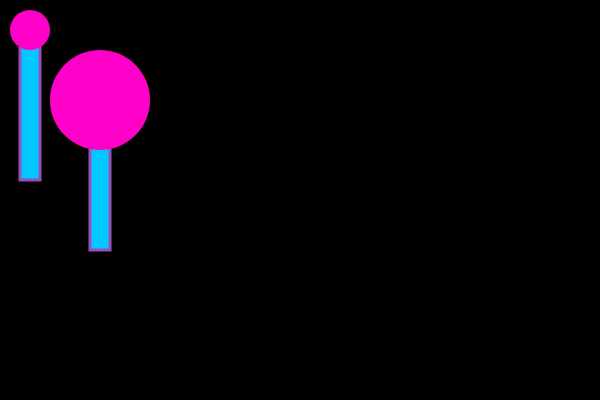
Frame 1 (no input)
Frame 60 (no input): identical to frame 1, image omitted
Frame 120 (the mouse pressed at the canvas centre since frame 60): identical to frame 1, image omitted

The p5.js sketch that drew this single still picture (run headless with seeded random() and noise() and a simulated clock; from frame 60 on, the mouse is pressed at the canvas centre):

// p5.js sketch
// ── sketch.js
function setup() {
    createCanvas(600, 400);
}

function draw() {
    background(0);
    lollipop(100,100,100);
    lollipop(30,30,40)
}

function lollipop(x,y,diameter) {
    stroke(150,80,190);
    strokeWeight(3);
    fill(0,200,255);
    rect(x-10,y,20,150);

    noStroke();
    fill(255,0,200);
    ellipse(x,y,diameter,diameter);
}
